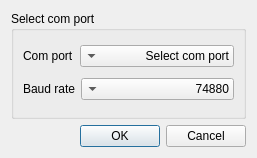
<?xml version="1.0" encoding="UTF-8"?>
<ui version="4.0">
 <class>OpenComDialog</class>
 <widget class="QDialog" name="OpenComDialog">
  <property name="geometry">
   <rect>
    <x>0</x>
    <y>0</y>
    <width>257</width>
    <height>158</height>
   </rect>
  </property>
  <property name="windowTitle">
   <string>Open</string>
  </property>
  <layout class="QVBoxLayout" name="verticalLayout">
   <item>
    <widget class="QGroupBox" name="groupBox">
     <property name="title">
      <string>Select com port</string>
     </property>
     <layout class="QVBoxLayout" name="verticalLayout_2">
      <item>
       <layout class="QHBoxLayout" name="horizontalLayout" stretch="0,1">
        <item>
         <widget class="QLabel" name="label">
          <property name="text">
           <string>Com port</string>
          </property>
         </widget>
        </item>
        <item>
         <widget class="QComboBox" name="comboBox_port">
          <property name="layoutDirection">
           <enum>Qt::RightToLeft</enum>
          </property>
          <property name="currentText">
           <string>Select com port</string>
          </property>
          <item>
           <property name="text">
            <string>Select com port</string>
           </property>
          </item>
         </widget>
        </item>
       </layout>
      </item>
      <item>
       <layout class="QHBoxLayout" name="horizontalLayout_2" stretch="0,1">
        <item>
         <widget class="QLabel" name="label_2">
          <property name="text">
           <string>Baud rate</string>
          </property>
         </widget>
        </item>
        <item>
         <widget class="QComboBox" name="comboBox_baud">
          <property name="layoutDirection">
           <enum>Qt::RightToLeft</enum>
          </property>
          <property name="currentIndex">
           <number>8</number>
          </property>
          <property name="insertPolicy">
           <enum>QComboBox::InsertAtBottom</enum>
          </property>
          <property name="sizeAdjustPolicy">
           <enum>QComboBox::AdjustToContentsOnFirstShow</enum>
          </property>
          <property name="duplicatesEnabled">
           <bool>false</bool>
          </property>
          <property name="frame">
           <bool>true</bool>
          </property>
          <item>
           <property name="text">
            <string>300</string>
           </property>
          </item>
          <item>
           <property name="text">
            <string>1200</string>
           </property>
          </item>
          <item>
           <property name="text">
            <string>2400</string>
           </property>
          </item>
          <item>
           <property name="text">
            <string>4800</string>
           </property>
          </item>
          <item>
           <property name="text">
            <string>9600</string>
           </property>
          </item>
          <item>
           <property name="text">
            <string>19200</string>
           </property>
          </item>
          <item>
           <property name="text">
            <string>38400</string>
           </property>
          </item>
          <item>
           <property name="text">
            <string>57600</string>
           </property>
          </item>
          <item>
           <property name="text">
            <string>74880</string>
           </property>
          </item>
          <item>
           <property name="text">
            <string>115200</string>
           </property>
          </item>
          <item>
           <property name="text">
            <string>230400</string>
           </property>
          </item>
          <item>
           <property name="text">
            <string>250000</string>
           </property>
          </item>
          <item>
           <property name="text">
            <string>500000</string>
           </property>
          </item>
          <item>
           <property name="text">
            <string>1000000</string>
           </property>
          </item>
          <item>
           <property name="text">
            <string>2000000</string>
           </property>
          </item>
         </widget>
        </item>
       </layout>
      </item>
     </layout>
    </widget>
   </item>
   <item>
    <widget class="QDialogButtonBox" name="buttonBox">
     <property name="orientation">
      <enum>Qt::Horizontal</enum>
     </property>
     <property name="standardButtons">
      <set>QDialogButtonBox::Cancel|QDialogButtonBox::Ok</set>
     </property>
    </widget>
   </item>
  </layout>
 </widget>
 <resources/>
 <connections>
  <connection>
   <sender>buttonBox</sender>
   <signal>accepted()</signal>
   <receiver>OpenComDialog</receiver>
   <slot>accept()</slot>
   <hints>
    <hint type="sourcelabel">
     <x>248</x>
     <y>254</y>
    </hint>
    <hint type="destinationlabel">
     <x>157</x>
     <y>274</y>
    </hint>
   </hints>
  </connection>
  <connection>
   <sender>buttonBox</sender>
   <signal>rejected()</signal>
   <receiver>OpenComDialog</receiver>
   <slot>reject()</slot>
   <hints>
    <hint type="sourcelabel">
     <x>316</x>
     <y>260</y>
    </hint>
    <hint type="destinationlabel">
     <x>286</x>
     <y>274</y>
    </hint>
   </hints>
  </connection>
 </connections>
</ui>
